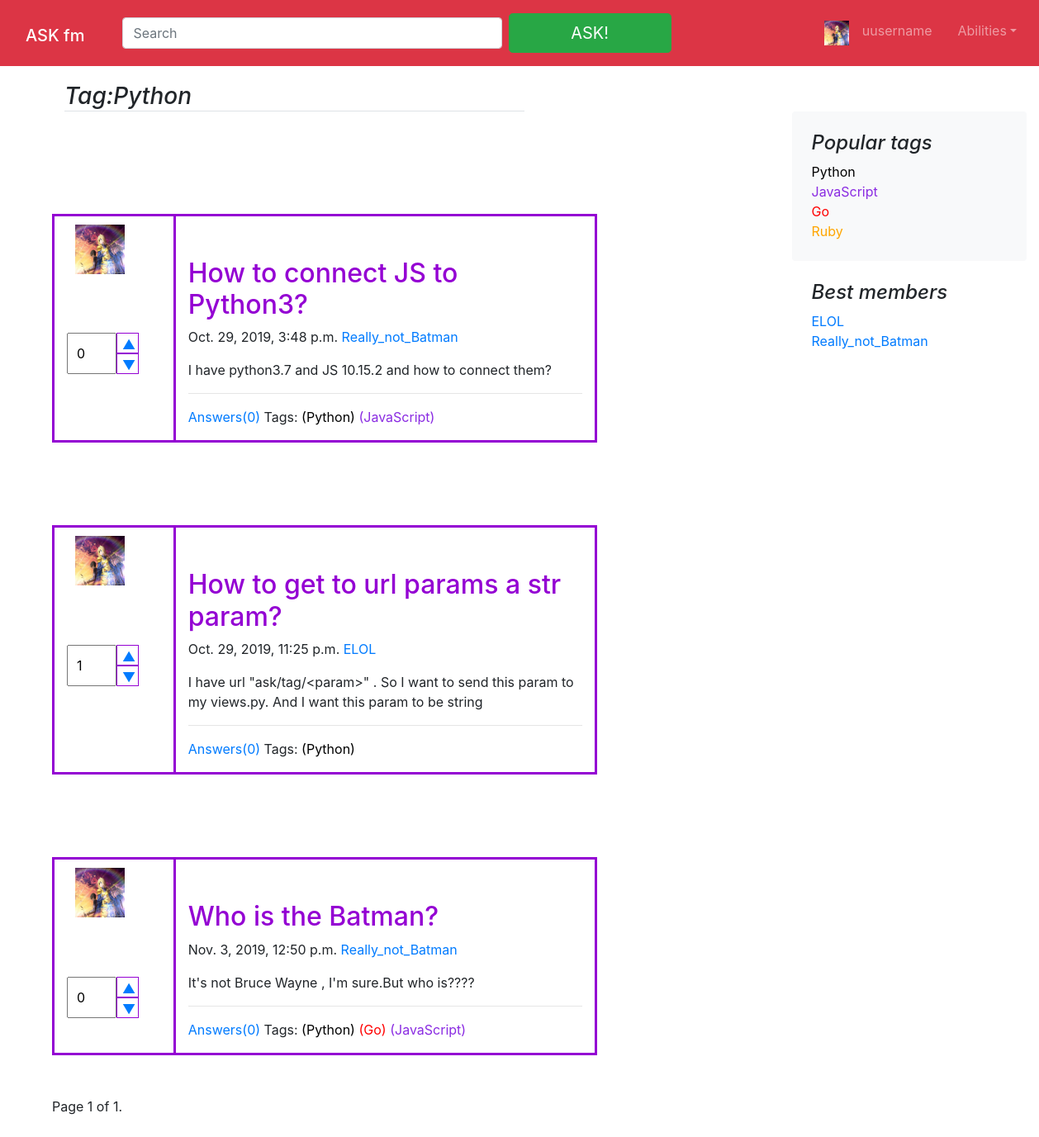
/tag/Python/, run on an earlier commit of the app's database.
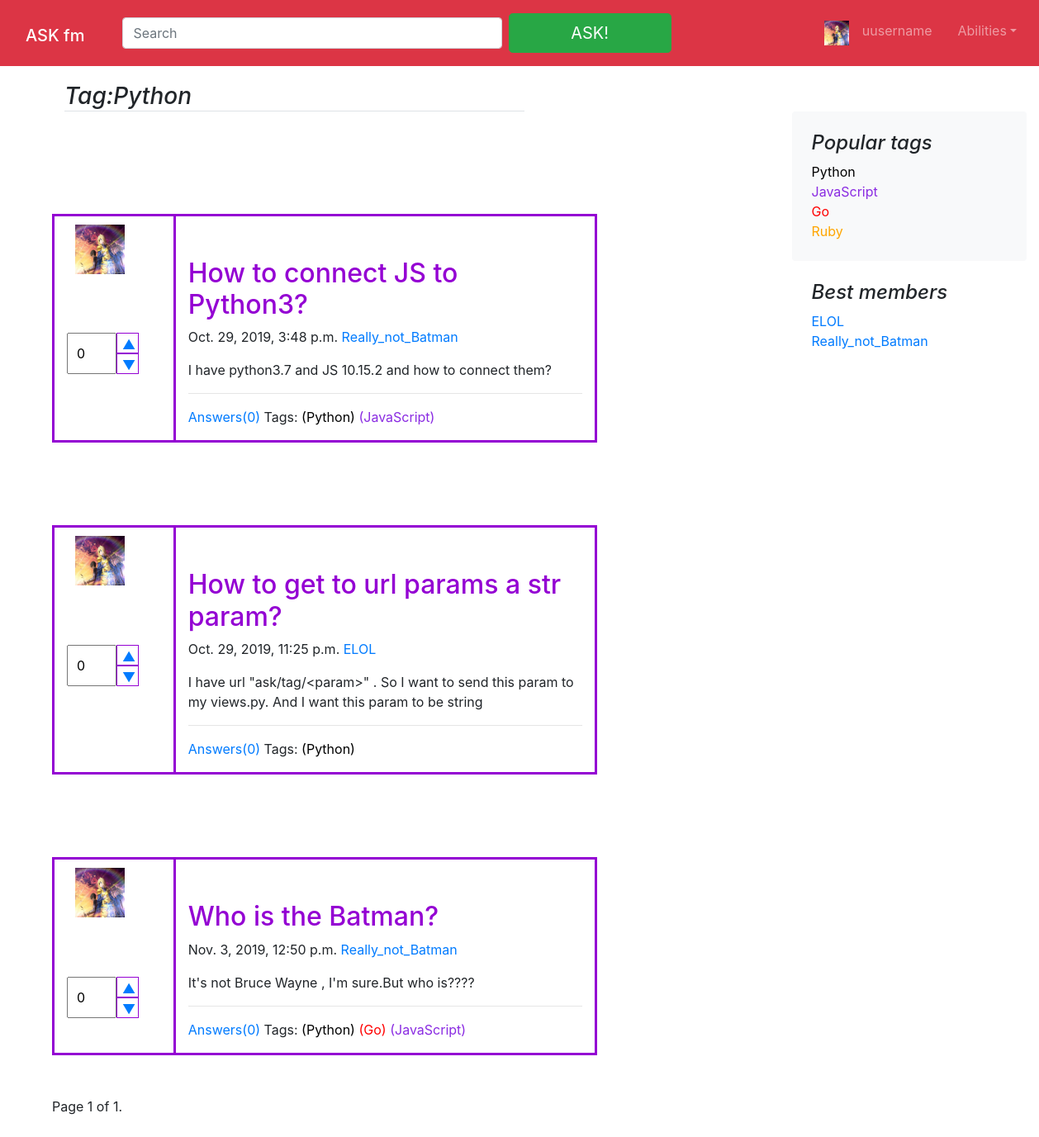
And on a later commit of the database.
### ask/models.py (models this page shows, shortened)
class Question(models.Model):
    title = models.CharField(max_length=255)
    text = models.TextField()
    author = models.ForeignKey(
        Author, on_delete=models.SET_NULL, null=True, blank=True)
    pub_date = models.DateTimeField('date published')
    rating = models.IntegerField(default=0)
    tags = models.ManyToManyField(Tag)
    object1 = QuestionManager
    class Meta:
        verbose_name = 'Вопрос'
        verbose_name_plural = 'Вопросы'

class Author(models.Model):
    user = models.OneToOneField(User, on_delete=models.CASCADE)
    nickname = models.CharField(max_length=255)
    birth_date = models.DateField(null=True, blank=True)
    def __str__(self):
        return self.nickname
    class Meta:
        verbose_name = 'Автор'
        verbose_name_plural = 'Авторы'

### ask/views.py (the view)
# urls.py: url(r'^tag/(?P<tag_name>\w+)/$', views.tag, name='tag'),
def tag(request, tag_name):
    q = Question.objects.filter(tags__name__contains=tag_name)
    paginator = Paginator(q, 3)  # Show 1 contacts per page
    page = request.GET.get('page')
    question_list = paginator.get_page(page)
    return render(
        request,
        'ask/tag.html', {
            'tag_name': tag_name,
            'tags': Tag.object1.besters(),
            'question_list': question_list,
            'users': Author.objects.all(),
        }
    )

### ask/models.py (called while the page is built)
    def besters():
        return Tag.objects.annotate(num_tags=Count('question')).order_by('-num_tags')

### ask/templates/ask/tag.html (shortened to what this page needs)
{% extends './base.html' %}
{% block content %}
  <main role="main" class="container-fluid m-5">
  <div class="row">
    <div class="col-md-8 col-sm-8 blog-main">
      <h3 class="mb-4 font-italic border-bottom">
      Tag:{{ tag_name }}
      </h3>
    </div>
{% for question in question_list %}
          <div class="container-fluid" style="margin-top: 0px">
              <div class="row">
      {% include "post.html" %}
              </div>
          </div>
{% endfor %}
      {% include "paginator.html" %}
  </div>
</main>
{% endblock %}

### ask/templates/ask/post.html (shortened to what this page needs)
        <div class="col col-2" style="border: 3px solid;border-color:darkviolet ;border-right: none">
         <a class="blog-post" href="#"><img src="/static/img/fffzRA7cwYA.jpg" width="60" height="60" style="margin: 10px"></a><br>
           <div class="btn-group" style="margin-top: 10%">
              <div><input class="inputer" style="width: 60px" type="number" id={{question.id}} value={{question.rating}}></div>
          <div class="btn-group-vertical" style="margin-right: 50px">
             <button  onmouseover="this.style.backgroundColor='green'"; onmouseout="this.style.backgroundColor='white'" ;
                    style="height: 25px; width: 90%;" onclick="myFunction1({{question.id}})">
                 <a href="{% url 'ask:like' question.id 1 1 %}">▲</a></button>
            <button onmouseover="this.style.backgroundColor='red'"; onmouseout="this.style.backgroundColor='white'" ;
                    style="height: 25px; width: 90%;" onclick="myFunction2({{question.id}})">
                <a href="{% url 'ask:like' question.id 0 1 %}">▼</a></button>
          </div>
        </div>
        </div>
        <div class="col col-7" style="border: 3px solid;border-color:darkviolet">
        <div class="blog-post">
        <h2><a style="color: darkviolet" href="{% url 'ask:question' question.id %}">{{question.title}}</a></h2>
        <p class="blog-post-meta">{{question.pub_date}}
          <a href="{% url 'ask:settings' %}">{{question.author}}</a>
        </p>
            {{question.text}}
          <hr>
            <p> <a href="{% url 'ask:question' question.id %}">Answers({{question.answer_set.count}})</a> Tags:
                {% for tag in question.tags.all%}
                <a href="{% url 'ask:tag' tag.name %}" style="color: {{tag.color}} ">({{tag.name}})</a>
            {% endfor%}
            </p>
      </div>
</div>

What changed in the data, as far as the page shows it:
changed Question "How to get to url params a str param?": rating "1" → "0"
